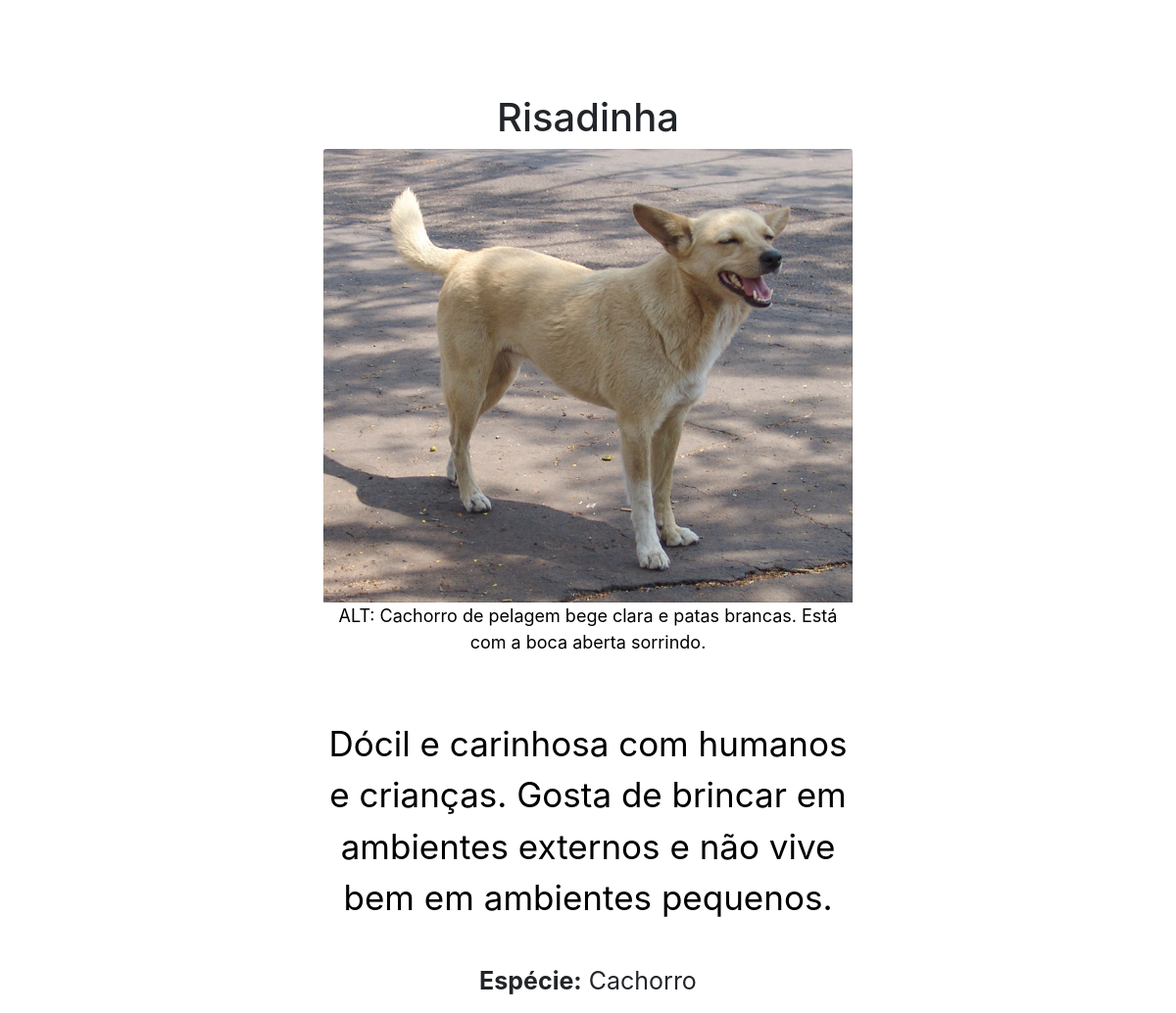
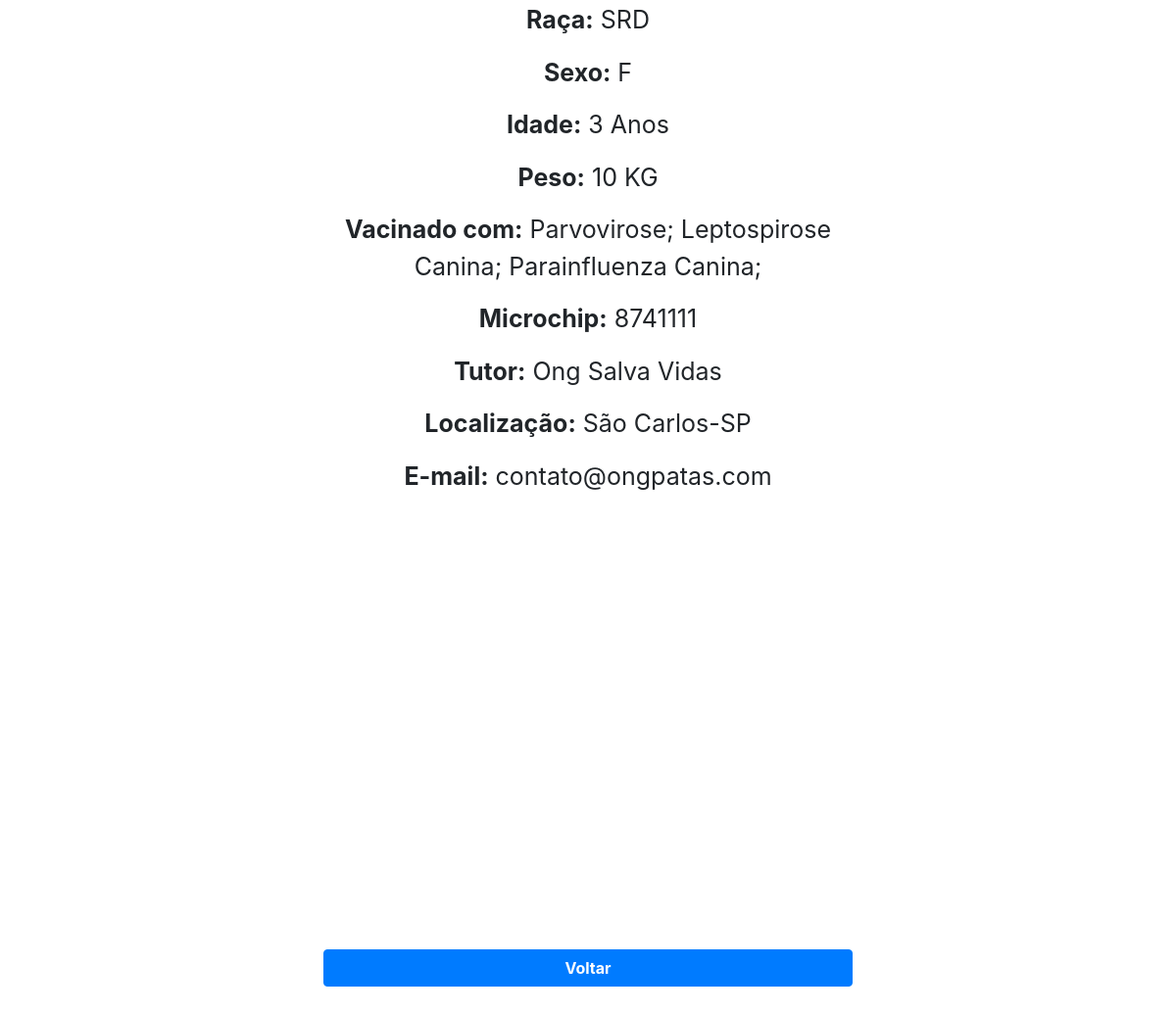
The app's page /adocao_pet/10/ with its own data (2 pictures, top to bottom).
### adocao_pet/models.py (models this page shows, shortened)
class Pet(models.Model):
    ESCOLHA_SEXO = [('M', 'Macho'), ('F', 'Fêmea')]
    nome = models.CharField(max_length=100)
    tutor = models.CharField(max_length=100)
    especie = models.CharField(max_length=30)
    raca = models.CharField(max_length=30, blank=True)
    descricao = models.TextField()
    sexo = models.CharField(max_length=1, choices=ESCOLHA_SEXO, blank=True)
    data_submissao = models.DateTimeField()
    idade = models.IntegerField(null=True, help_text="Anos")
    vacinas = models.ManyToManyField('Vacina', blank=True)
    peso = models.IntegerField(null=True, help_text="KG")
    microchip = models.IntegerField(null=True)
    localizacao = models.CharField(max_length=100, help_text="Formato: Cidade-Estado. Ex: Araraquara-SP")
    contato_email = models.CharField(max_length=50)
    image = models.ImageField(upload_to='images/')
    alt_texto = models.CharField(max_length=100, help_text="Texto alternativo - Acessibilidade. Descreve de forma objetiva a aparência do pet.")

class Vacina(models.Model):
    nome=models.CharField(max_length=50)

### adocao_pet/views.py (the view)
# urls.py: path('adocao_pet/<int:pet_id>/', views.pet_detail, name='pet_detail')
def pet_detail(request, pet_id):
    try:
        pet = Pet.objects.get(id=pet_id)
    except Pet.DoesNotExist:
        raise Http404('pet não encontrado')
    return render(request, 'pet_detail.html', {
        'pet': pet,
   })

### adocao_pet/templates/pet_detail.html (shortened to what this page needs)
<!doctype html>
<html lang="en">
{% load static %}
  <head>
    <link rel="stylesheet" href="https://maxcdn.bootstrapcdn.com/bootstrap/4.0.0/css/bootstrap.min.css">
  </head>
  <body>
<main>
  <section class="py-5 text-center container">
    <div class="row py-lg-5">
      <div class="col-lg-6 col-md-8 mx-auto">
        <h1 class="fw-light">{{pet.nome}}</h1>
        <img class="card-img-top" src="{{ pet.image.url }}">
        <p style="font-size:18px;text-align:center; color:black">ALT: {{pet.alt_texto}}</p>
        <br><br>
        <p style="font-size:35px;text-align:center; color:black">{{pet.descricao}}</p>
            <br>
            <p style="font-size:25px;"><b>Espécie:</b> {{pet.especie}}</p>
            <p style="font-size:25px;"><b>Raça:</b> {{pet.raca}}</p>
            <p style="font-size:25px;"><b>Sexo:</b> {{pet.sexo}}</p>
            <p style="font-size:25px;"><b>Idade:</b> {{pet.idade}} Anos</p>
            <p style="font-size:25px;"><b>Peso:</b> {{pet.peso}} KG</p>
            {% if pet.vacinas.all %}
                <p style="font-size:25px;"><b>Vacinado com:</b>
                    {% for vacinas in pet.vacinas.all %}
                        {{ vacinas.nome }};
                    {% endfor %}
                </p>
            {% endif %}
            <p style="font-size:25px;"><b>Microchip:</b> {{pet.microchip}}</p>
            <p style="font-size:25px;"><b>Tutor:</b> {{pet.tutor}}</p>
            <p style="font-size:25px;"><b>Localização:</b> {{pet.localizacao}}</p>
            <p style="font-size:25px;"><b>E-mail:</b> {{pet.contato_email}}</p>
            <div id="myMap" style="position:relative;width:600px;height:400px;"></div>
            <br><br>
            <p>
                <a href="{% url 'home' %}" class="btn btn-primary btn-block"><b>Voltar</b></a>
            </p>
</body>
  </body>
</html>

### records on screen
Pet: nome "Risadinha", image (picture), alt_texto "Cachorro de pelagem bege clara e patas brancas. Está com a boca aberta sorrindo.", descricao "Dócil e carinhosa com humanos e crianças. Gosta de brincar em ambientes externos e não vive bem em ambientes pequenos.", especie "Cachorro", raca "SRD", sexo "F", idade "3", peso "10", microchip "8741111", tutor "Ong Salva Vidas", localizacao "São Carlos-SP", contato_email "contato@ongpatas.com"
Vacina: nome "Parvovirose"
Vacina: nome "Leptospirose Canina"
Vacina: nome "Parainfluenza Canina"
